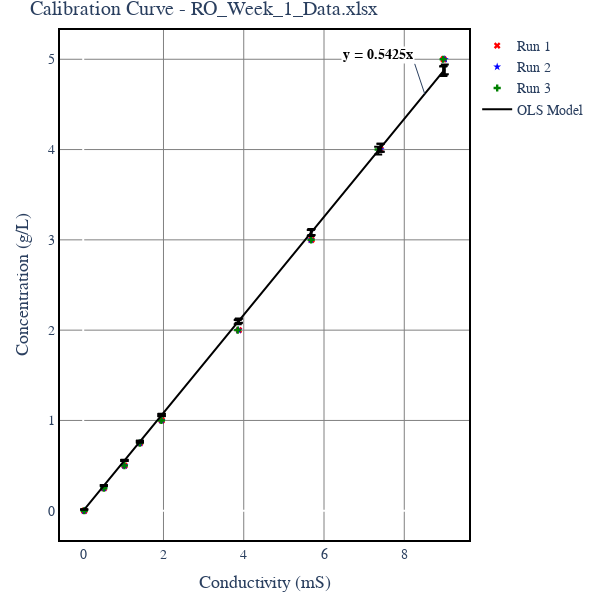
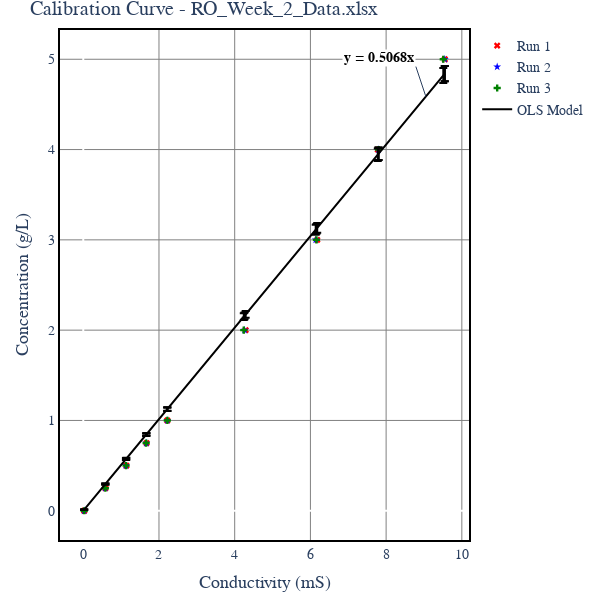

These figures' notebook cell, in order:
### Code cell
import pandas as pd
import numpy as np
import statsmodels.api as sm
import plotly.graph_objects as go

def plot_calibration(fileName):
    # Load data from Excel
    df = pd.read_excel(fileName, sheet_name="Results")
    
    # Independent variable (Conductivity)
    x1 = df["Conductivity_A_(mS)"]
    x2 = df["Conductivity_B_(mS)"]
    x3 = df["Conductivity_C_(mS)"]
    
    # Dependent variable (Concentration)
    y_from_excel = df["Concentration_(g/L)"]
    
    # Concatenate x values and replicate y values
    x_data = np.concatenate([x1, x2, x3])  # Conductivity
    y_data = np.tile(y_from_excel, 3)  # Concentration

    # Reshape x_data to 2D array for OLS (Zero Intercept)
    X = x_data[:, np.newaxis]  # No intercept

    # Fit the OLS model (forcing zero intercept)
    model = sm.OLS(y_data, X).fit()

    # Confidence intervals
    conf_intervals = model.conf_int()
    
    # Get prediction results
    pred = model.get_prediction(X)
    pred_summary = pred.summary_frame(alpha=0.05)  # 95% CI
    
    # Extract confidence intervals
    ci_lower = pred_summary['mean_ci_lower']
    ci_upper = pred_summary['mean_ci_upper']

    # Create plotly figure
    fig = go.Figure()

    # Plot the three data runs
    fig.add_trace(go.Scatter(x=x1, y=y_from_excel, mode="markers", marker=dict(symbol="x", color="red"), name="Run 1"))
    fig.add_trace(go.Scatter(x=x2, y=y_from_excel, mode="markers", marker=dict(symbol="star", color="blue"), name="Run 2"))
    fig.add_trace(go.Scatter(x=x3, y=y_from_excel, mode="markers", marker=dict(symbol="cross", color="green"), name="Run 3"))

    # Plot the regression model
    slope = model.params[0]  # Only one parameter since intercept is zero
    equation_text = f"y = {slope:.4f}x"  # Equation without intercept

    fig.add_trace(go.Scatter(
        x=x_data, 
        y=model.fittedvalues, 
        mode='lines', 
        name='OLS Model',
        line=dict(color="black"),
        error_y=dict(
            type='data',
            symmetric=False,
            array=ci_upper - model.fittedvalues,  # Upper error bound
            arrayminus=model.fittedvalues - ci_lower,  # Lower error bound
            visible=True,
            color="black"
        )
    ))

    # Add equation annotation
    fig.add_annotation(
        x=x_data.max() - 0.5,
        y=slope * (x_data.max() - 0.5),
        text=f"<b>{equation_text}</b>",
        font=dict(size=14, color="black"),
        align="right",
        xanchor="right",
        yanchor="bottom",
        bgcolor="white"
    )

    # Update layout to swap axes
    fig.update_layout(
        xaxis=dict(
            showgrid=True,
            gridwidth=1,
            gridcolor="gray",
            title="Conductivity (mS)",  # X-axis is now Conductivity
            title_font=dict(size=18),
            tickfont=dict(size=14),
            linewidth=2,
            linecolor="black",
            mirror=True
        ),
        yaxis=dict(
            showgrid=True,
            gridwidth=1,
            gridcolor="gray",
            title="Concentration (g/L)",  # Y-axis is now Concentration
            title_font=dict(size=18),
            tickfont=dict(size=14),
            linewidth=2,
            linecolor="black",
            mirror=True
        ),
        title=f"Calibration Curve - {fileName}",
        width=600,
        height=600,
        font=dict(family="Arial", size=14),
        plot_bgcolor="white",
        margin=dict(l=60, r=30, t=30, b=60)
    )

    fig.show()

# Run the function for both files
plot_calibration("RO_Week_1_Data.xlsx")
plot_calibration("RO_Week_2_Data.xlsx")

### Figure 1 — Plotly figure (JSON) as saved in the notebook; plotly's stock layout.template omitted (floating-point values rounded to 4 significant figures)
{"data": [{"marker": {"color": "red", "symbol": "x"}, "mode": "markers", "name": "Run 1", "type": "scatter", "x": [0.5152, 1.03, 1.415, 1.957, 3.88, 5.69, 7.41, 8.98, 0.025], "y": [0.25, 0.5, 0.75, 1.0, 2.0, 3.0, 4.0, 5.0, 0.0]}, {"marker": {"color": "blue", "symbol": "star"}, "mode": "markers", "name": "Run 2", "type": "scatter", "x": [0.5142, 1.027, 1.413, 1.953, 3.87, 5.67, 7.41, 9.01, 0.0246], "y": [0.25, 0.5, 0.75, 1.0, 2.0, 3.0, 4.0, 5.0, 0.0]}, {"marker": {"color": "green", "symbol": "cross"}, "mode": "markers", "name": "Run 3", "type": "scatter", "x": [0.514, 1.026, 1.41, 1.949, 3.85, 5.68, 7.35, 8.97, 0.0246], "y": [0.25, 0.5, 0.75, 1.0, 2.0, 3.0, 4.0, 5.0, 0.0]}, {"error_y": {"array": [0.003028, 0.006055, 0.008318, 0.0115, 0.02281, 0.03345, 0.04356, 0.05279, 0.000147, 0.003023, 0.006037, 0.008306, 0.01148, 0.02275, 0.03333, 0.04356, 0.05296, 0.0001446, 0.003021, 0.006031, 0.008288, 0.01146, 0.02263, 0.03339, 0.0432, 0.05273, 0.0001446], "arrayminus": [0.003028, 0.006055, 0.008318, 0.0115, 0.02281, 0.03345, 0.04356, 0.05279, 0.000147, 0.003023, 0.006037, 0.008306, 0.01148, 0.02275, 0.03333, 0.04356, 0.05296, 0.0001446, 0.003021, 0.006031, 0.008288, 0.01146, 0.02263, 0.03339, 0.0432, 0.05273, 0.0001446], "color": "black", "symmetric": false, "type": "data", "visible": true}, "line": {"color": "black"}, "mode": "lines", "name": "OLS Model", "type": "scatter", "x": [0.5152, 1.03, 1.415, 1.957, 3.88, 5.69, 7.41, 8.98, 0.025, 0.5142, 1.027, 1.413, 1.953, 3.87, 5.67, 7.41, 9.01, 0.0246, 0.514, 1.026, 1.41, 1.949, 3.85, 5.68, 7.35, 8.97, 0.0246], "y": [0.2795, 0.5588, 0.7676, 1.062, 2.105, 3.087, 4.02, 4.872, 0.01356, 0.279, 0.5571, 0.7665, 1.059, 2.099, 3.076, 4.02, 4.888, 0.01335, 0.2788, 0.5566, 0.7649, 1.057, 2.089, 3.081, 3.987, 4.866, 0.01335]}], "layout": {"annotations": [{"align": "right", "bgcolor": "white", "font": {"color": "black", "size": 14}, "text": "<b>y = 0.5425x</b>", "x": 8.51, "xanchor": "right", "y": 4.617, "yanchor": "bottom"}], "font": {"family": "Arial", "size": 14}, "height": 600, "margin": {"b": 60, "l": 60, "r": 30, "t": 30}, "plot_bgcolor": "white", "title": {"text": "Calibration Curve - RO_Week_1_Data.xlsx"}, "width": 600, "xaxis": {"gridcolor": "gray", "gridwidth": 1, "linecolor": "black", "linewidth": 2, "mirror": true, "showgrid": true, "tickfont": {"size": 14}, "title": {"font": {"size": 18}, "text": "Conductivity (mS)"}}, "yaxis": {"gridcolor": "gray", "gridwidth": 1, "linecolor": "black", "linewidth": 2, "mirror": true, "showgrid": true, "tickfont": {"size": 14}, "title": {"font": {"size": 18}, "text": "Concentration (g/L)"}}}}

### Figure 2 — Plotly figure (JSON) as saved in the notebook; plotly's stock layout.template omitted (floating-point values rounded to 4 significant figures)
{"data": [{"marker": {"color": "red", "symbol": "x"}, "mode": "markers", "name": "Run 1", "type": "scatter", "x": [0.5849, 1.139, 1.671, 2.22, 4.29, 6.18, 7.78, 9.55, 0.025], "y": [0.25, 0.5, 0.75, 1.0, 2.0, 3.0, 4.0, 5.0, 0.0]}, {"marker": {"color": "blue", "symbol": "star"}, "mode": "markers", "name": "Run 2", "type": "scatter", "x": [0.5817, 1.126, 1.665, 2.22, 4.26, 6.14, 7.8, 9.55, 0.0246], "y": [0.25, 0.5, 0.75, 1.0, 2.0, 3.0, 4.0, 5.0, 0.0]}, {"marker": {"color": "green", "symbol": "cross"}, "mode": "markers", "name": "Run 3", "type": "scatter", "x": [0.5834, 1.131, 1.661, 2.221, 4.24, 6.16, 7.8, 9.51, 0.0246], "y": [0.25, 0.5, 0.75, 1.0, 2.0, 3.0, 4.0, 5.0, 0.0]}, {"error_y": {"array": [0.005149, 0.01003, 0.01471, 0.01954, 0.03777, 0.05441, 0.06849, 0.08408, 0.0002201, 0.005121, 0.009913, 0.01466, 0.01954, 0.0375, 0.05406, 0.06867, 0.08408, 0.0002166, 0.005136, 0.009957, 0.01462, 0.01955, 0.03733, 0.05423, 0.06867, 0.08372, 0.0002166], "arrayminus": [0.005149, 0.01003, 0.01471, 0.01954, 0.03777, 0.05441, 0.06849, 0.08408, 0.0002201, 0.005121, 0.009913, 0.01466, 0.01954, 0.0375, 0.05406, 0.06867, 0.08408, 0.0002166, 0.005136, 0.009957, 0.01462, 0.01955, 0.03733, 0.05423, 0.06867, 0.08372, 0.0002166], "color": "black", "symmetric": false, "type": "data", "visible": true}, "line": {"color": "black"}, "mode": "lines", "name": "OLS Model", "type": "scatter", "x": [0.5849, 1.139, 1.671, 2.22, 4.29, 6.18, 7.78, 9.55, 0.025, 0.5817, 1.126, 1.665, 2.22, 4.26, 6.14, 7.8, 9.55, 0.0246, 0.5834, 1.131, 1.661, 2.221, 4.24, 6.16, 7.8, 9.51, 0.0246], "y": [0.2964, 0.5773, 0.8469, 1.125, 2.174, 3.132, 3.943, 4.84, 0.01267, 0.2948, 0.5707, 0.8438, 1.125, 2.159, 3.112, 3.953, 4.84, 0.01247, 0.2957, 0.5732, 0.8418, 1.126, 2.149, 3.122, 3.953, 4.82, 0.01247]}], "layout": {"annotations": [{"align": "right", "bgcolor": "white", "font": {"color": "black", "size": 14}, "text": "<b>y = 0.5068x</b>", "x": 9.05, "xanchor": "right", "y": 4.587, "yanchor": "bottom"}], "font": {"family": "Arial", "size": 14}, "height": 600, "margin": {"b": 60, "l": 60, "r": 30, "t": 30}, "plot_bgcolor": "white", "title": {"text": "Calibration Curve - RO_Week_2_Data.xlsx"}, "width": 600, "xaxis": {"gridcolor": "gray", "gridwidth": 1, "linecolor": "black", "linewidth": 2, "mirror": true, "showgrid": true, "tickfont": {"size": 14}, "title": {"font": {"size": 18}, "text": "Conductivity (mS)"}}, "yaxis": {"gridcolor": "gray", "gridwidth": 1, "linecolor": "black", "linewidth": 2, "mirror": true, "showgrid": true, "tickfont": {"size": 14}, "title": {"font": {"size": 18}, "text": "Concentration (g/L)"}}}}
